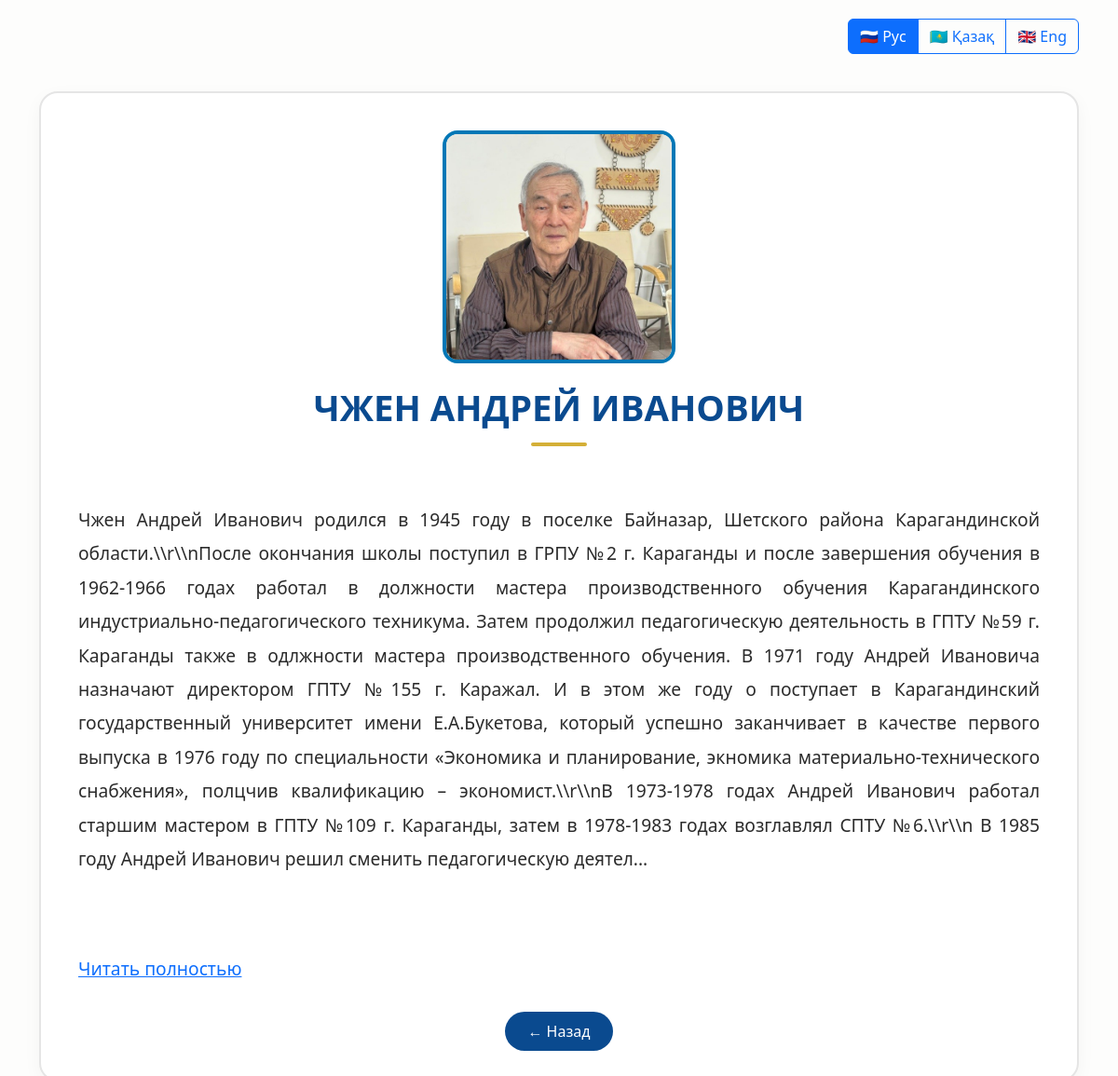
Screenshot of /details/1.php?id=11 with the database file from the repository.
### tables this page shows
CREATE TABLE `veterans` (
  `id` int NOT NULL,
  `name` varchar(255) NOT NULL,
  `biography` text,
  `photo` varchar(255) DEFAULT NULL,
  `created_at` timestamp NULL DEFAULT CURRENT_TIMESTAMP,
  `rank` varchar(100) NOT NULL DEFAULT 'ветеран ктск',
  `name_ru` varchar(255) DEFAULT NULL,
  `name_kz` varchar(255) DEFAULT NULL,
  `name_en` varchar(255) DEFAULT NULL,
  `biography_ru` text,
  `biography_kz` text,
  `biography_en` text
);

### details/1.php (the view, shortened to what this page needs)
<?php
require '../config.php';
$veteran_id = $_GET['id'] ?? 0;
$lang = $_GET['lang'] ?? 'ru';
$stmt = mysqli_prepare($conn, "SELECT * FROM veterans WHERE id = ?");
mysqli_stmt_bind_param($stmt, "i", $veteran_id);
mysqli_stmt_execute($stmt);
$result = mysqli_stmt_get_result($stmt);
$veteran = mysqli_fetch_assoc($result);
$name_field = "name_" . $lang;
$bio_field = "biography_" . $lang;
$name = $veteran[$name_field] ?? $veteran['name_ru'];
$biography = htmlspecialchars($veteran[$bio_field] ?? $veteran['biography_ru']);
$short_bio = (mb_strlen($biography) > 300) ? mb_substr($biography, 0, 1000) . '...' : $biography;
?>
<!DOCTYPE html>
<html lang="<?= $lang ?>">
<head>
    <link href="https://cdn.jsdelivr.net/npm/bootstrap@5.3.3/dist/css/bootstrap.min.css" rel="stylesheet">
</head>
<body>
    <div class="container">
        <div class="d-flex justify-content-end lang-switcher">
            <div class="btn-group">
                <a href="?id=<?= $veteran_id ?>&lang=ru" class="btn btn-outline-primary <?= $lang == 'ru' ? 'active' : '' ?>">🇷🇺 Рус</a>
                <a href="?id=<?= $veteran_id ?>&lang=kz" class="btn btn-outline-primary <?= $lang == 'kz' ? 'active' : '' ?>">🇰🇿 Қазақ</a>
                <a href="?id=<?= $veteran_id ?>&lang=en" class="btn btn-outline-primary <?= $lang == 'en' ? 'active' : '' ?>">🇬🇧 Eng</a>
            </div>
        </div>
        <div class="veteran-card text-center">
            <img src="../admin/veterans/assets/images/<?= htmlspecialchars($veteran['photo']) ?>" alt="Фото ветерана" class="veteran-photo mb-4">
            <h1><?= htmlspecialchars($name) ?></h1>
            <div class="gold-line mx-auto"></div>
            <div class="bio-text mt-4">
                <?= nl2br($short_bio) ?>
                <?php if (mb_strlen($biography) > 300): ?>
                    <div class="mt-2">
                        <a href="#" class="text-primary" data-bs-toggle="modal" data-bs-target="#bioModal">
                            <?= $lang == 'kz' ? 'Толық оқу' : ($lang == 'en' ? 'Read more' : 'Читать полностью') ?>
                        </a>
                    </div>
                <?php endif; ?>
            </div>
            <a href="../pages/veteran.php?lang=<?= $lang ?>" class="btn-back mt-4">← <?= $lang == 'kz' ? 'Артқа' : ($lang == 'en' ? 'Back' : 'Назад') ?></a>
        </div>
    </div>
</body>
</html>

### details/1.php (style rules this page uses)
body { background: #fdfdfc; font-family: 'Segoe UI', sans-serif; color: #2b2b2b; }
.veteran-card { background: white; border: 2px solid #e5e5e5; border-radius: 20px; box-shadow: 0 6px 20px rgba(0, 0, 0, 0.04); padding: 40px; margin-top: 40px; }
.veteran-photo { width: 100%; max-width: 250px; height: 250px; object-fit: cover; border-radius: 16px; border: 4px solid #0077b6; }
h1 { font-size: 2.4rem; font-weight: 700; color: #0a4a8f; }
.gold-line { width: 60px; height: 4px; background: #d4af37; margin: 15px 0; border-radius: 4px; }
.bio-text { white-space: pre-line; text-align: justify; line-height: 1.9; text-indent: 2em; font-size: 1.2rem; }
.btn-back { background: #0a4a8f; color: white; padding: 10px 24px; border-radius: 30px; font-weight: 500; text-decoration: none; }
.lang-switcher { margin-top: 20px; }

### rows the page displays
veterans: photo (picture), name_ru "ЧЖЕН АНДРЕЙ ИВАНОВИЧ", biography_ru "Чжен Андрей Иванович родился в 1945 году в поселке Байназар, Шетского района Карагандинской области.\\\\r\\\\nПосле окончания школы поступил в ГРПУ №2 г. Караганды и после завершения обучения в 1962-1966 годах работал в должности мастера производственного обучения Карагандинского индустриально-педагогического техникума. Затем продолжил педагогическую деятельность в ГПТУ №59 г. Караганды также в одлжности мастера производственного обучения. В 1971 году Андрей Ивановича назначают директором ГПТУ №155 г. Каражал. И в этом же году о поступает в Карагандинский государственный университет имени Е.А.Букетова, который успешно заканчивает в качестве первого выпуска в 1976 году по специальности…"
